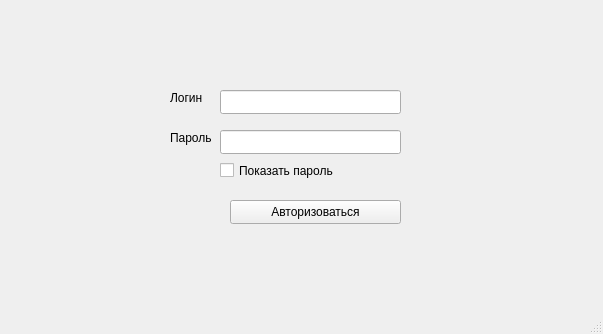
<?xml version="1.0" encoding="UTF-8"?>
<ui version="4.0">
 <class>regui</class>
 <widget class="QMainWindow" name="regui">
  <property name="geometry">
   <rect>
    <x>0</x>
    <y>0</y>
    <width>603</width>
    <height>334</height>
   </rect>
  </property>
  <property name="windowTitle">
   <string>MainWindow</string>
  </property>
  <widget class="QWidget" name="centralwidget">
   <widget class="QLineEdit" name="lineEdit">
    <property name="geometry">
     <rect>
      <x>220</x>
      <y>90</y>
      <width>181</width>
      <height>24</height>
     </rect>
    </property>
   </widget>
   <widget class="QLineEdit" name="lineEdit_2">
    <property name="geometry">
     <rect>
      <x>220</x>
      <y>130</y>
      <width>181</width>
      <height>24</height>
     </rect>
    </property>
   </widget>
   <widget class="QCheckBox" name="checkBox">
    <property name="geometry">
     <rect>
      <x>220</x>
      <y>160</y>
      <width>121</width>
      <height>21</height>
     </rect>
    </property>
    <property name="text">
     <string>Показать пароль</string>
    </property>
   </widget>
   <widget class="QPushButton" name="pushButton">
    <property name="geometry">
     <rect>
      <x>230</x>
      <y>200</y>
      <width>171</width>
      <height>24</height>
     </rect>
    </property>
    <property name="text">
     <string>Авторизоваться</string>
    </property>
   </widget>
   <widget class="QLabel" name="label">
    <property name="geometry">
     <rect>
      <x>170</x>
      <y>90</y>
      <width>49</width>
      <height>16</height>
     </rect>
    </property>
    <property name="text">
     <string>Логин</string>
    </property>
   </widget>
   <widget class="QLabel" name="label_2">
    <property name="geometry">
     <rect>
      <x>170</x>
      <y>130</y>
      <width>49</width>
      <height>16</height>
     </rect>
    </property>
    <property name="text">
     <string>Пароль</string>
    </property>
   </widget>
  </widget>
  <widget class="QMenuBar" name="menubar">
   <property name="geometry">
    <rect>
     <x>0</x>
     <y>0</y>
     <width>603</width>
     <height>21</height>
    </rect>
   </property>
  </widget>
  <widget class="QStatusBar" name="statusbar"/>
 </widget>
 <resources/>
 <connections/>
</ui>
